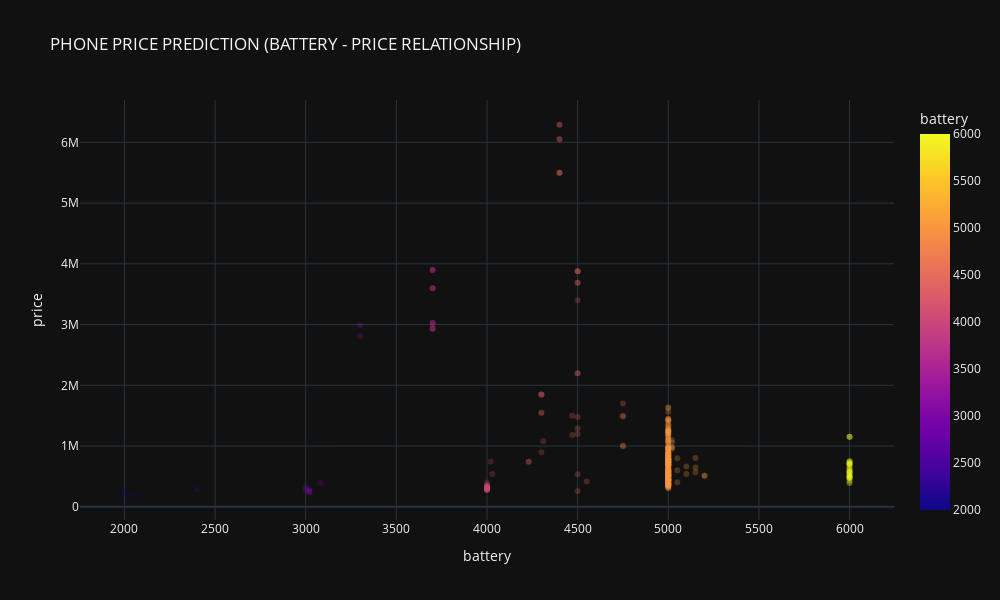

The notebook cell this image was saved under:
### Markdown cell above
visualization to assess the relationship of mp with the target variable Price

### Code cell
# scatter plot of battery and price
fig = px.scatter(phone_df, x='battery', y='price', opacity = 0.25, template = 'plotly_dark', 
                color='battery', hover_data=['battery', 'price'],title = 'PHONE PRICE PREDICTION (BATTERY - PRICE RELATIONSHIP)')
fig.update_layout(width=1000, height=600)
fig.show()

### Figure 1 — Plotly figure (JSON) as saved in the notebook; plotly's stock layout.template omitted (floating-point values rounded to 4 significant figures; data arrays with more than 128 entries replaced by an {"elided": "..."} marker saying what was removed)
{"data": [{"hovertemplate": "battery=%{marker.color}<br>price=%{y}<extra></extra>", "legendgroup": "", "marker": {"color": {"elided": "379 int values"}, "coloraxis": "coloraxis", "opacity": 0.25, "symbol": "circle"}, "mode": "markers", "name": "", "orientation": "v", "showlegend": false, "type": "scatter", "x": {"elided": "379 int values"}, "xaxis": "x", "y": {"elided": "379 int values"}, "yaxis": "y"}], "layout": {"coloraxis": {"colorbar": {"title": {"text": "battery"}}, "colorscale": [[0, "#0d0887"], [0.1111, "#46039f"], [0.2222, "#7201a8"], [0.3333, "#9c179e"], [0.4444, "#bd3786"], [0.5556, "#d8576b"], [0.6667, "#ed7953"], [0.7778, "#fb9f3a"], [0.8889, "#fdca26"], [1, "#f0f921"]]}, "height": 600, "legend": {"tracegroupgap": 0}, "title": {"text": "PHONE PRICE PREDICTION (BATTERY - PRICE RELATIONSHIP)"}, "width": 1000, "xaxis": {"anchor": "y", "domain": [0, 1], "title": {"text": "battery"}}, "yaxis": {"anchor": "x", "domain": [0, 1], "title": {"text": "price"}}}}
